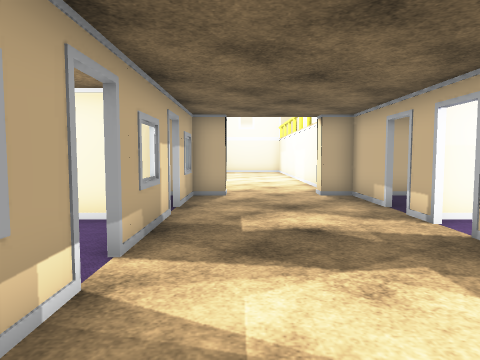
[1] (above)

19 first-person views from a walk through a scene from a Unity 3-D project. The camera is 1.2 m above the floor, tilts 4° down and sees 70° across. The floor is counted in squares, 1 m on a side. Each view is taken from the middle of a square. On the plan, view 1 faces up. The plan holds only what a view shows up to about 14 squares ahead; the rest is blank. The place goes on beyond the plan. The player is left out. Door leaves are left out, so doorways stand open. Some surface patterns are stand-ins.

[2]
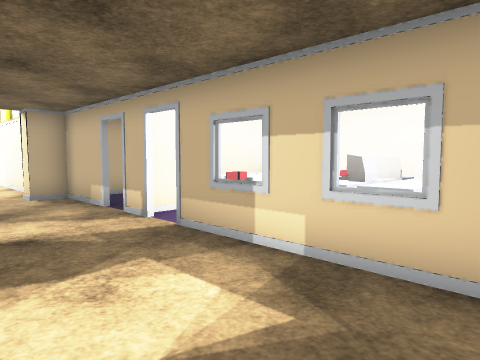

[3]
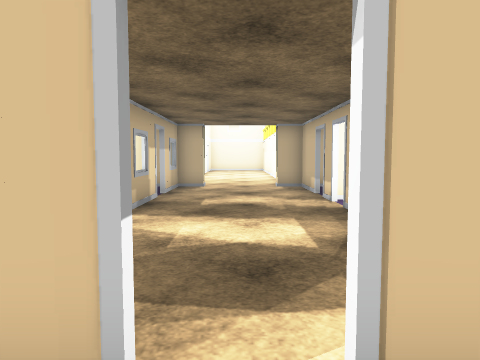

[4]
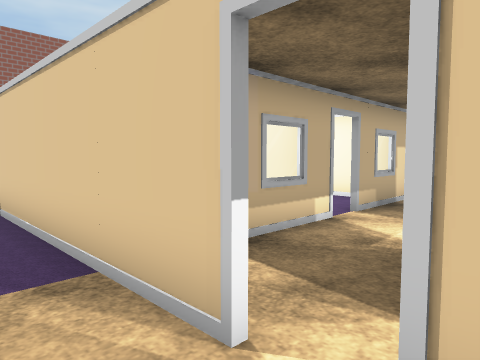

[5]
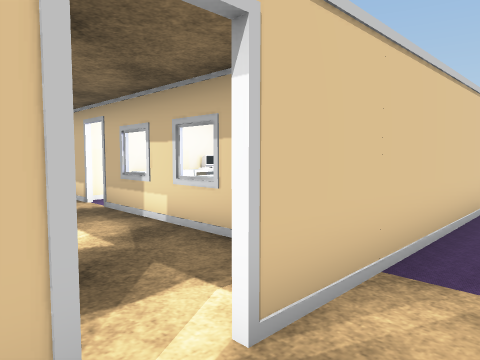

[6]
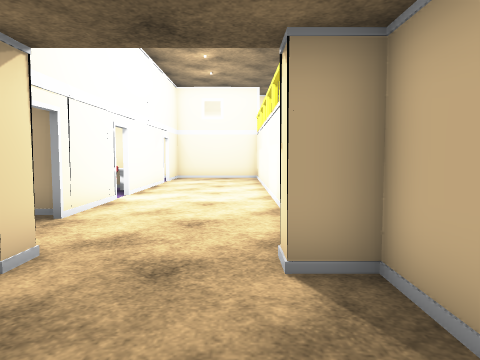

[7]
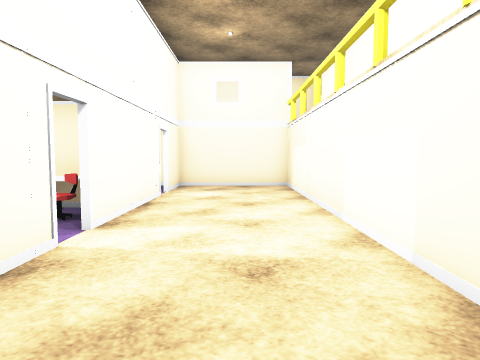

[8]
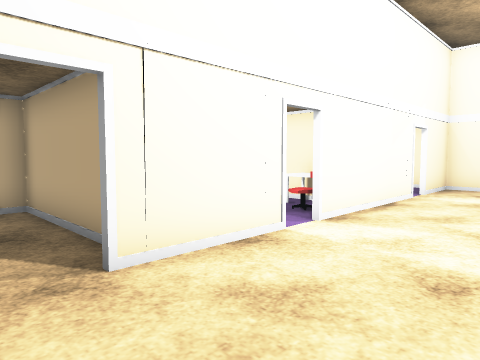

[9]
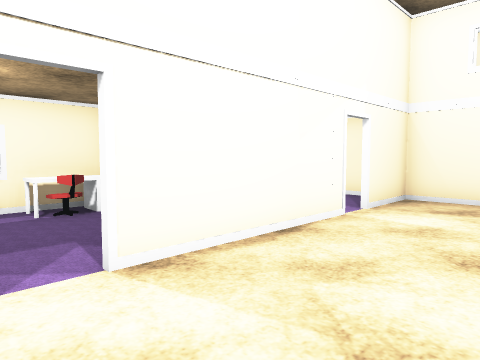

[10]
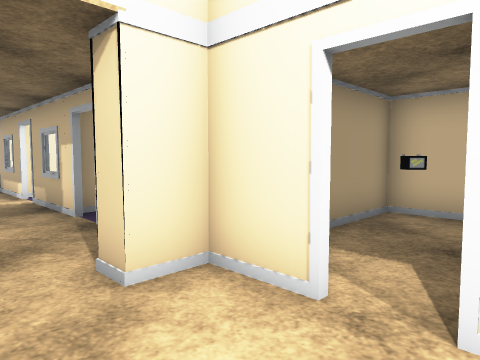

[11]
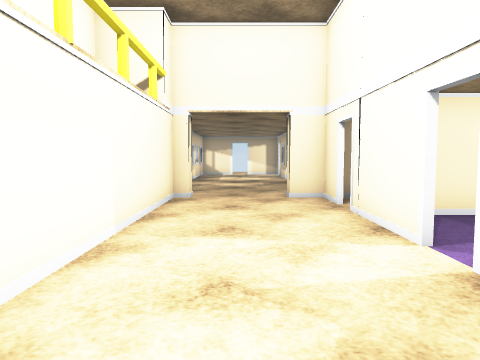

[12]
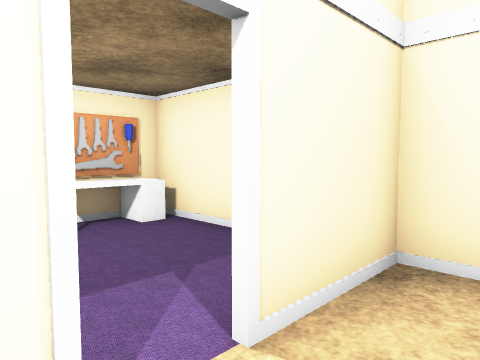

[13]
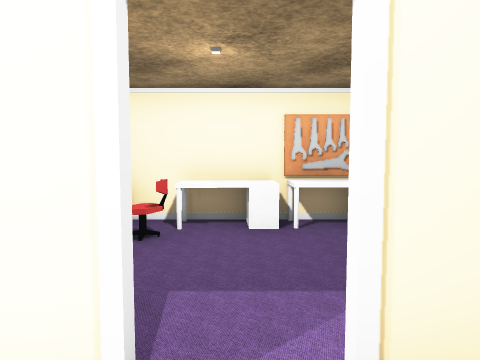

[14]
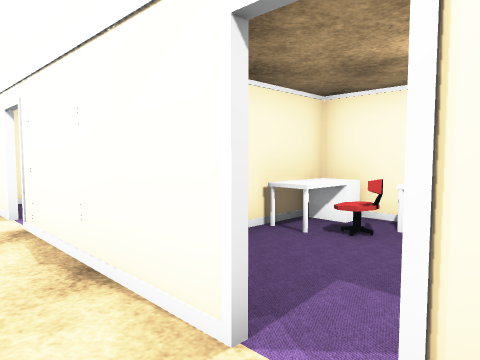

[15]
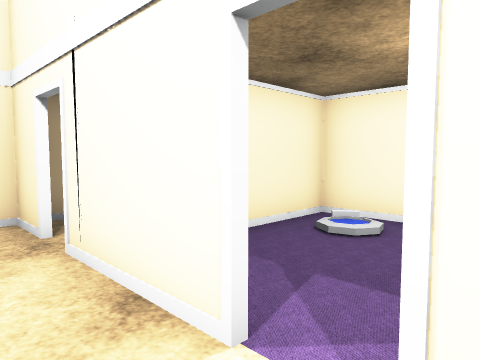

[16]
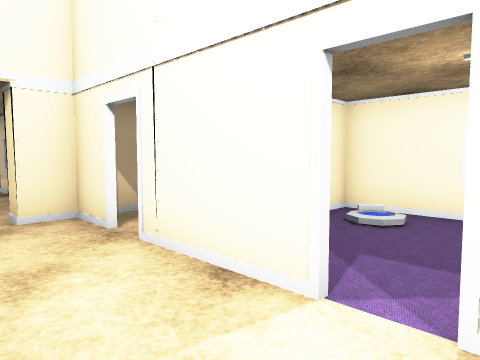

[17]
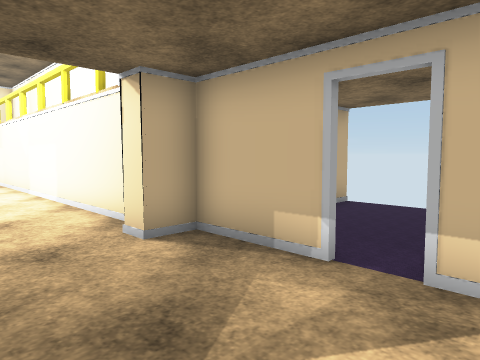

[18]
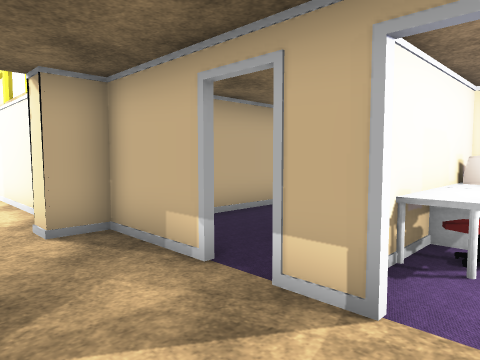

[19]
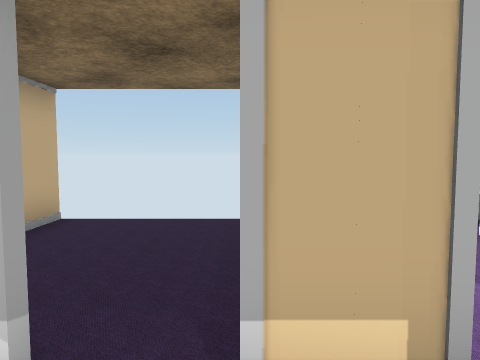

### Floor plan
Key: @ floor where view 1 was taken; # wall or solid block; . floor; / step, stairs or slope; D open door; = window, fence, low wall or low ledge; B battery.
Columns run from 6 left of view 1 to 9 right of it. Each row starts with its distance up from view 1.
 26 ##########
 25 #....#...#
 24 #....#...#
 23 #...DD...#
 22 ##...#...#
 21 ##...#...#
 20 ######...#
 19 ##.#=#...#
 18 # ...#...#
 17 =...DD...#
 16 #/...#...#
 15 #/...#...#
 14 ######...#
 13 #...DD...#
 12 #.B..#...##
 11 #####DDDDD##
 10     ##....######
  9      #....#....
  8      D...DD....
  7      D...DD#####
  6      #...DD###
  5      #...DD
  4      D....#
  3      D....##
  2      #....##
  1      #....#
  0     #D@...#
 -1 ####DD#D#######
 -2 .......D.......
 -3      .....

Where each view was taken, in squares from view 1:
view 1: 0 up, 0 right, facing up
view 2: 0 up, 0 right, facing up-right
view 3: 3 down, 1 right, facing up
view 4: 3 down, 2 right, facing up-left
view 5: 3 down, 0 right, facing up-right
view 6: 7 up, 2 right, facing up
view 7: 12 up, 1 right, facing up
view 8: 12 up, 2 right, facing up-left
view 9: 16 up, 2 right, facing up-left
view 10: 14 up, 1 right, facing down-left
view 11: 21 up, 1 right, facing down
view 12: 22 up, 0 right, facing up-left
view 13: 23 up, 0 right, facing left
view 14: 24 up, 0 right, facing down-left
view 15: 18 up, 0 right, facing down-left
view 16: 18 up, 1 right, facing down-left
view 17: 6 up, 0 right, facing up-right
view 18: 5 up, 1 right, facing up-right
view 19: 7 up, 2 right, facing right
